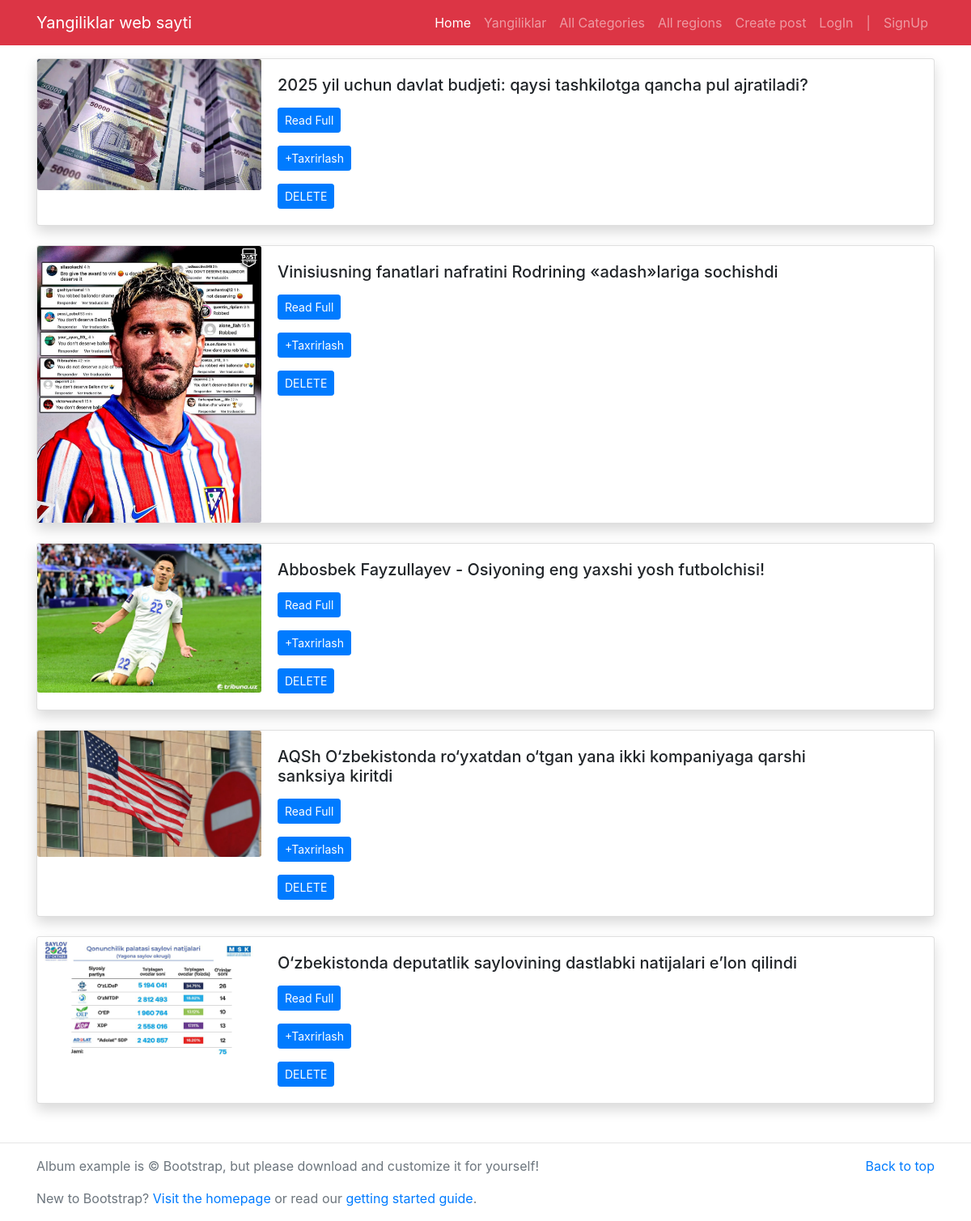
The app's page /all-news with its own data.
### ilova/models.py (models this page shows, shortened)
class News(models.Model):
    category=models.ForeignKey(Category,on_delete=models.CASCADE)
    region = models.ForeignKey(Region, on_delete=models.CASCADE,blank=True,null=True)
    title=models.CharField(max_length=300)
    text=models.TextField()
    date=models.DateTimeField(auto_now=True)
    image=models.ImageField(upload_to='images/')
    author=models.ForeignKey('auth.User',on_delete=models.CASCADE)

### ilova/views.py (the view)
# urls.py: path('all-news',all_news,name='all_news'),
def all_news(request):
    all_news=News.objects.all()
    return render(request,'all-news.html',{
        'all_news':all_news
    })

### templates/all-news.html (shortened to what this page needs)
{% extends 'base.html' %}
{% block content%}
<main class="container mt-3 mb-5" xmlns="http://www.w3.org/1999/html">
	{% for news in all_news %}
	<div class="card mb-4 shadow">
	  <div class="row no-gutters">
	    <div class="col-md-3">
	      <img src="/media/{{news.image}}" class="card-img" alt="{{news.title}}">
	    </div>
	    <div class="col-md-8">
	      <div class="card-body">
	        <h5 class="card-title">{{news.title}}</h5>
	        <p class="card-text"><a href="/detail/{{news.id}}" class="btn btn-sm btn-primary">Read Full</a></p>
			  <p  class="card-text"> <a href="{% url 'edit-post' news.pk %}"  class="btn btn-sm btn-primary"> +Taxrirlash </a></p>
			  <p  class="card-text"> <a href="{% url 'delete_post' news.pk %}"  class="btn btn-sm btn-primary"> DELETE </a></p>
	      </div>
	    </div>
	  </div>
	</div>
{% endfor %}
</main>
{% endblock%}

### records on screen
News: image (picture), title "2025 yil uchun davlat budjeti: qaysi tashkilotga qancha pul ajratiladi?"
News: image (picture), title "Vinisiusning fanatlari nafratini Rodrining «adash»lariga sochishdi"
News: image (picture), title "Abbosbek Fayzullayev - Osiyoning eng yaxshi yosh futbolchisi!"
News: image (picture), title "AQSh O‘zbekistonda ro‘yxatdan o‘tgan yana ikki kompaniyaga qarshi sanksiya kiritdi"
News: image (picture), title "O‘zbekistonda deputatlik saylovining dastlabki natijalari e’lon qilindi"
